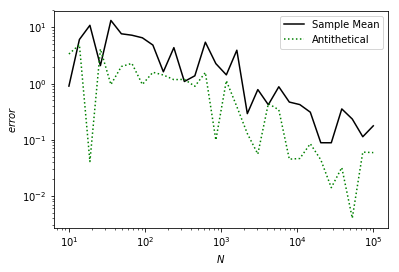

This figure's Python source:
'''
me777 hw3 problem 5, book problem 5-5
'''
import numpy as np
import matplotlib.pyplot as plt
from numpy.random import rand


def g(x):
    return x ** 4


def sample_mean(f, N, a, b, true):
    s = 0
    for i in range(N):
        rho = rand()*(b - a) + a
        s += f(rho)
    val = (s * (b - a)) / N
    err = abs(val - true)
    return val, err


def antithetic(f, N, a, b, true):
    s = 0
    for i in range(N):
        rho = rand()
        r1 = rho * (b - a) + a
        r2 = (1 - rho) * (b - a) + a
        s += (f(r1) + f(r2))
    val = (s * (b - a)) / (2 * N)
    err = abs(val - true)
    return val, err


original = []
anti = []

Ns = np.logspace(1, 5, 30)
for n in Ns:
    original.append(sample_mean(g, int(n), 1, 3, 242/5)[1])
    anti.append(antithetic(g, int(n), 1, 3, 242/5)[1])

plt.figure(0)
plt.plot(Ns, original, 'k-', label='Sample Mean')
plt.plot(Ns, anti, 'g:', label='Antithetical')
plt.xscale('log')
plt.yscale('log')
plt.xlabel('$N$')
plt.ylabel("$error$")
plt.legend()
